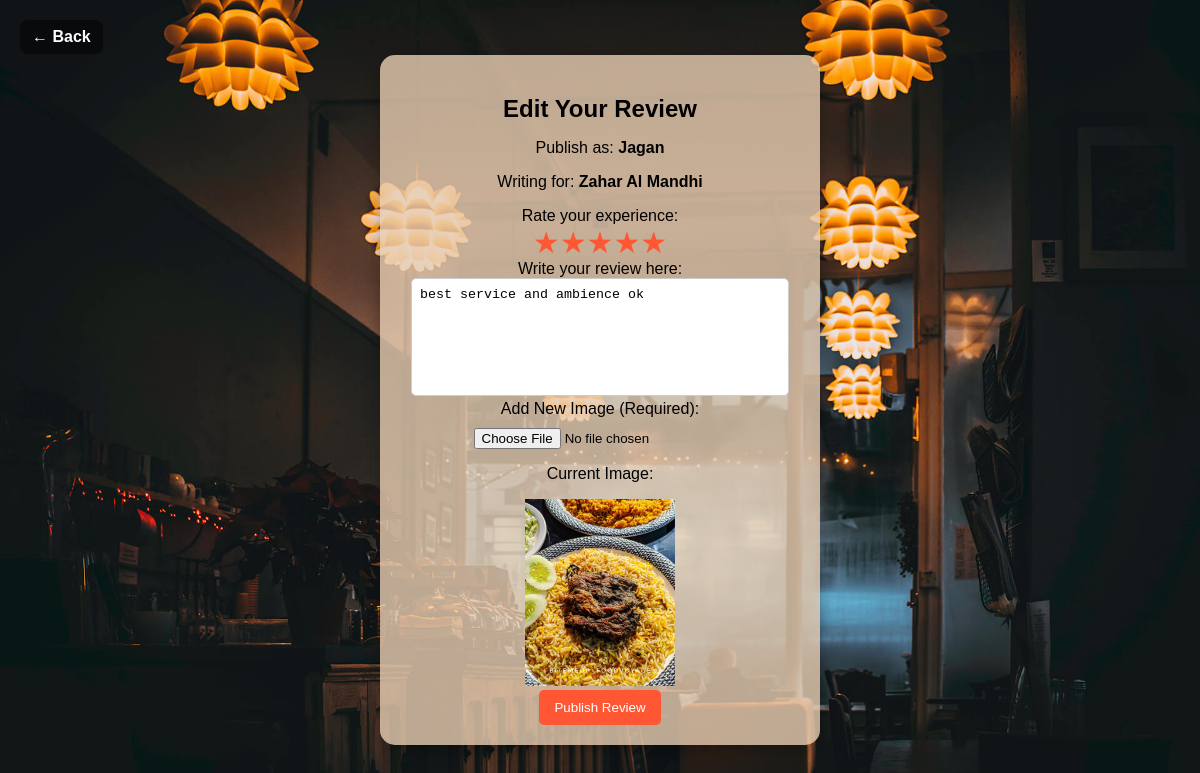
/user_edit_review/6 (signed in), run on the app's committed database.
### RestaurantApp/models.py (models this page shows, shortened)
class Users(models.Model):
    name=models.CharField(max_length=100)
    contact=models.CharField(max_length=15)
    login_id=models.OneToOneField('Login',on_delete=models.CASCADE, related_name='users')

class Reviews(models.Model):
    user_id=models.ForeignKey('Users',on_delete=models.CASCADE)
    restaurant_id=models.ForeignKey('Restaurants',on_delete=models.CASCADE)
    images=models.FileField(upload_to='image/',null=False)
    star=models.IntegerField(null=False,default=0)
    review=models.TextField()
    current_date=models.DateField(auto_now_add=True)

class Restaurants(models.Model):
    category = models.CharField(max_length=100)
    name = models.CharField(max_length=100)
    image = models.FileField(upload_to='image/')
    address = models.CharField(max_length=500)
    district = models.CharField(max_length=50)
    city = models.CharField(max_length=100)
    contact = models.CharField(max_length=100)
    about=models.TextField(null=True)
    approval_status = models.IntegerField(default=0)
    login_id = models.ForeignKey('Login', on_delete=models.CASCADE)
    have_certificate = models.IntegerField(default=0)  # No choices here
    fssai_nunmber = models.CharField(null=True, max_length=10)
    department_approved=models.IntegerField(null=False,default=0)#0-not approved and 1- approved

### RestaurantApp/views.py (the view)
# urls.py: path('user_edit_review/<int:id>',views.user_edit_review,name='user_edit_review'),
def user_edit_review(request, id):
    review = get_object_or_404(Reviews, id=id)
    user_id=request.session.get('user_id')
    user=get_object_or_404(Users,login_id=user_id)
    if request.method == "POST":
        form = user_review(request.POST or None, request.FILES, instance=review)
        if form.is_valid():
            form.save()
            return redirect('user_home')
    else:
        form = user_review(instance=review)
    return render(request, 'user_review_edit.html', {'form': form, 'data': review, 'user_data':user})

### RestaurantApp/forms.py
class user_review(forms.ModelForm):
    class Meta:
        model=Reviews
        fields=['images','review','star']
        widget={'images':forms.FileInput()}

### RestaurantApp/templates/user_review_edit.html (shortened to what this page needs)
{% load static %}
<!DOCTYPE html>
<html lang="en">
<head>
</head>
<body>
    <a href="{% url 'user_home' %}" class="back-link">&#8592; Back</a>
    <div class="review-container">
        <h2>Edit Your Review</h2>
        <form method="POST" enctype="multipart/form-data">
            <p>Publish as: <strong>{{ user_data.name }}</strong></p>
            <p>Writing for: <strong>{{ data.restaurant_id.name }}</strong></p>
            <label>Rate your experience:</label>
<div class="rating">
    <label for="star5">&#9733;</label>
    <label for="star4">&#9733;</label>
    <label for="star3">&#9733;</label>
    <label for="star2">&#9733;</label>
    <label for="star1">&#9733;</label>
</div>
            <label for="review-text">Write your review here:</label>
            <textarea name="review" id="review-text" required>{{ data.review }}</textarea>
            <label for="image-upload">Add New Image (Required):</label>
            <input type="file" name="image" id="image-upload" accept="image/*">
            {% if data.images %}
                <div class="current-image">
                    <p>Current Image:</p>
                    <img src="{{ data.images.url }}" alt="Current review image" width="150px">
                </div>
            {% endif %}
            <input type="submit" value="Publish Review">
        </form>
    </div>
</body>
</html>

### data on the page
Users: name "Jagan"
Reviews: restaurant_id.name "Zahar Al Mandhi", review "best service and ambience ok", images (picture)
